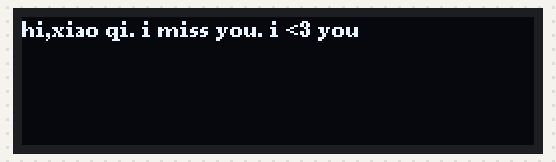
Recording of a sketch running on a simulated Arduino Uno, built with avr-gcc and run on an emulated ATmega328P. Shown: 256×64 one-colour display.

Above: at 0.2 s.

The sketch:

HelloWorld.ino
```cpp
#include <Arduino.h>
#include <U8g2lib.h>

#include <SPI.h>

U8G2_SSD1322_NHD_256X64_F_4W_HW_SPI u8g2(U8G2_R0, /* cs=*/ 39, /* dc=*/ 2, /* reset=*/ 3);  // Enable U8G2_16BIT in u8g2.h

void setup(void) {
  u8g2.begin();
}

void loop(void) {
  u8g2.clearBuffer();         // clear the internal memory
  u8g2.setFont(u8g2_font_ncenB08_tr); // choose a suitable font
  u8g2.drawStr(0,10,"hi,xiao qi. i miss you. i <3 you");  // write something to the internal memory
  u8g2.sendBuffer();          // transfer internal memory to the display
  delay(1000);
}
```
